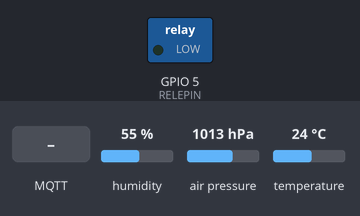
Simulated run of this sketch. Board: ESP32. Shown: switched loads named in the sketch (green lamp = pin HIGH). The test bench sets the inputs (shaded band); at power-on: humidity 55 %, air pressure 1013 hPa, temperature 24 °C. WiFi joins after 1.5 s; servers stay silent unless stated; no MQTT or app messages arrive unless stated; what the sketch prints to the serial monitor is not drawn.

Above: at 2.7 s.
2.8 s: MQTT message "1" arrives on the first subscribed topic
At 7.5 s:
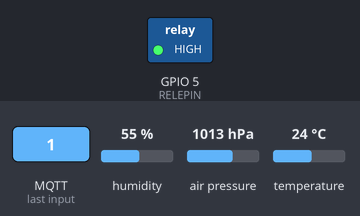
8.0 s: MQTT message "0" arrives on the first subscribed topic
At 12.7 s:
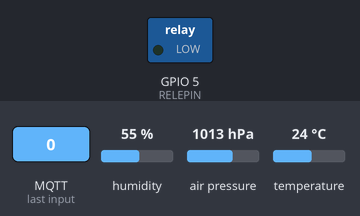
Timing chart, 0 to 14.2 s (numbered marks = the images above; inputs shaded):
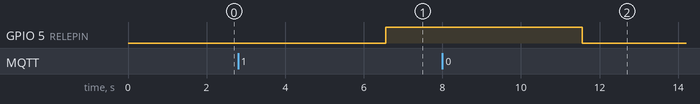

The sketch:

mqttx_ventilador.ino
```cpp
//con mqtt local

#include <WiFi.h>
#include <PubSubClient.h>
#include <Wire.h>
#include <Adafruit_Sensor.h>
#include <Adafruit_BME280.h>

#define RELEPIN 5
#define BME_SDA 21
#define BME_SCL 22

// Credenciales WiFi
#define WIFI_SSID "Prueba"
#define WIFI_PASSWORD "pollofrito"

// Servidor MQTT (Usa un broker público como test.mosquitto.org)
#define MQTT_SERVER "test.mosquitto.org"
#define MQTT_PORT 1883
#define MQTT_USER ""
#define MQTT_PASSWORD ""

// Crear instancias de WiFi y MQTT
WiFiClient espClient;
PubSubClient client(espClient);
Adafruit_BME280 bme;

// Función para conectar a WiFi
void setupWifi() {
  WiFi.begin(WIFI_SSID, WIFI_PASSWORD);
  Serial.print("Conectando a WiFi ");
  while (WiFi.status() != WL_CONNECTED) {
    delay(500);
    Serial.print(".");
  }
  Serial.println(" ¡Conectado!");
}

// Función para conectar a MQTT
void reconnectMQTT() {
  while (!client.connected()) {
    Serial.print("Conectando a MQTT...");
    if (client.connect("esp32_5c795f6e", MQTT_USER, MQTT_PASSWORD)) {
      Serial.println(" ¡Conectado!");
      client.subscribe("esp32/rele");  // Suscribirse para controlar el relé
    } else {
      Serial.print(" Error, rc=");
      Serial.print(client.state());
      Serial.println(" Reintentando en 5 segundos...");
      delay(5000);
    }
  }
}

// Función para recibir mensajes MQTT
void callback(char* topic, byte* message, unsigned int length) {
  String msg;
  for (int i = 0; i < length; i++) {
    msg += (char)message[i];
  }

  Serial.print("Mensaje recibido en ");
  Serial.print(topic);
  Serial.print(": ");
  Serial.println(msg);

  // Si el mensaje es "1", encender relé, si es "0", apagar
  if (String(topic) == "esp32/rele") {
    if (msg == "1") {
      digitalWrite(RELEPIN, HIGH);
    } else if (msg == "0") {
      digitalWrite(RELEPIN, LOW);
    }
  }
}

void sendSensorData() {
  float temp = bme.readTemperature();
  float humidity = bme.readHumidity();
  float pressure = bme.readPressure() / 100.0F;  // hPa

  // Publicar en MQTT
  client.publish("esp32/sensores/temperatura", String(temp).c_str());
  client.publish("esp32/sensores/humedad", String(humidity).c_str());
  client.publish("esp32/sensores/presion", String(pressure).c_str());

  // Enviar mensaje para controlar el relé automáticamente
  if (temp > 28) {
    client.publish("esp32/rele", "1");
  } else {
    client.publish("esp32/rele", "0");
  }

  Serial.println("Datos enviados a MQTT");
}

void setup() {
  Serial.begin(115200);
  setupWifi();
  client.setServer(MQTT_SERVER, MQTT_PORT);
  client.setCallback(callback);

  pinMode(RELEPIN, OUTPUT);
  digitalWrite(RELEPIN, LOW);

  Wire.begin(BME_SDA, BME_SCL);
  if (!bme.begin(0x76)) {
    Serial.println("No se encontró el BME280. ¡Revisa conexiones!");
    while (1);
  }
}

void loop() {
  if (!client.connected()) {
    reconnectMQTT();
  }
  client.loop();

  sendSensorData();
  delay(5000);
}
```

Measured:
- after the input at 2.8 s, GPIO 5 (RELEPIN): LOW → HIGH after 3.8 s
- after the input at 8.0 s, GPIO 5 (RELEPIN): HIGH → LOW after 3.6 s
